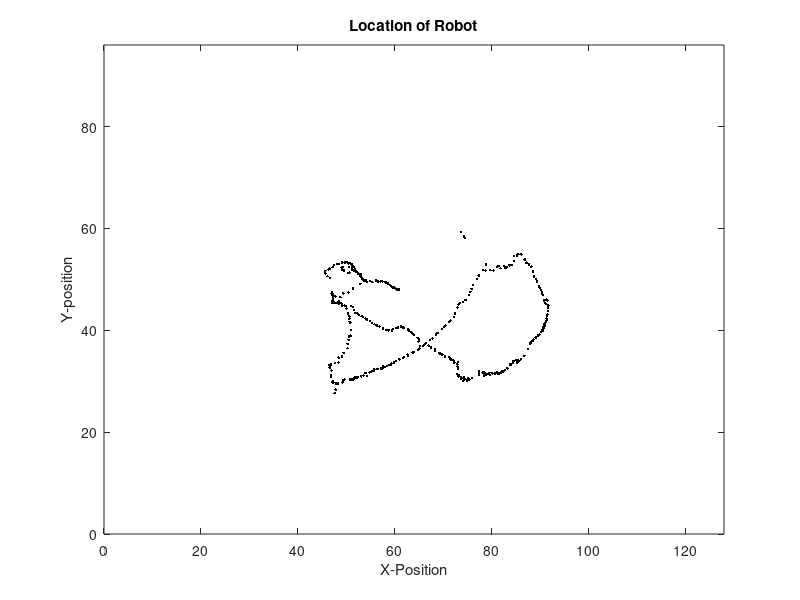
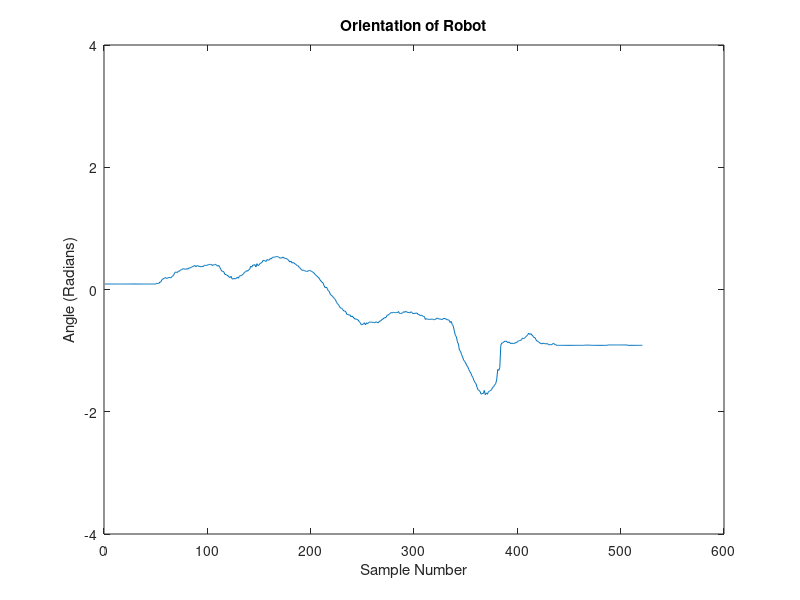

Recreate these plots in MATLAB, in order.
clear all;


load('C.mat');

%initialize by grabbing first data point
x(1)=rawStarData(1,1);
x(2)=rawStarData(1,2);
x(3)=rawStarData(1,3);
x(4)=rawStarData(1,4);
y(1)=rawStarData(1,5);
y(2)=rawStarData(1,6);
y(3)=rawStarData(1,7);
y(4)=rawStarData(1,8);


n=1; %data point index
p=1; %plotting point index
distmax=0; %max distance to find furthest stars;
distmin=1023; %min distance to find closest stars;
dcenter=0; %distance to center point
rcenterx=128/2; %rink center in x
rcentery=96/2; %rink center in y

%indexes of max and min distance points
far1=0;
far2=0;
close1=0;
close2=0;

%indexes of stars
top=0;
bottom=0;
left=0;
right=0;

%angles for calculations if top and bottom points not present
beta=0;
theta=0;


while (distmax==0)
    %grab data points until all stars are seen(less than 1023)
    if ((x(1) < 1023) && (x(2)< 1023) && (x(3) < 1023) && (x(4) < 1023))
        
        %find max and min distance and store the indexes
        for i=1:4
            for j=(i+1):4
                dist=sqrt(((x(i)-x(j))^2)+((y(i)-y(j))^2));
                if (dist>distmax)
                    distmax=dist;
                    far1=i;
                    far2=j;
                    dcenter=dist/2;
                end
                if (dist<distmin)
                    distmin=dist;
                    close1=i;
                    close2=j;
                end
            end
        end
        n=n+1;
        
        %figure out which stars are which by comparing max and min distance
        %indexes
        if (far1==close1)
            top=far1;
            bottom=far2;
            right=close2;
            %left + top + bottom + right = 1 + 2 + 3 + 4 = 10
            left=10 - top - bottom - right;
        elseif (far1==close2)
            top=far1;
            bottom=far2;
            right=close1;
            left=10 - top - bottom - right;
        elseif (far2==close1)
            top=far2;
            bottom=far1;
            right=close2;
            left=10 - top - bottom - right;
        else
            top=far2;
            bottom=far1;
            right=close1;
            left=10 - top - bottom - right;
        end
    else
        n=n+1;
        x(1)=rawStarData(n,1);
        x(2)=rawStarData(n,2);
        x(3)=rawStarData(n,3);
        x(4)=rawStarData(n,4);
        y(1)=rawStarData(n,5);
        y(2)=rawStarData(n,6);
        y(3)=rawStarData(n,7);
        y(4)=rawStarData(n,8);
        
    end
end


for i=n:size(rawStarData)
    x(1)=rawStarData(n,1);
    x(2)=rawStarData(n,2);
    x(3)=rawStarData(n,3);
    x(4)=rawStarData(n,4);
    y(1)=rawStarData(n,5);
    y(2)=rawStarData(n,6);
    y(3)=rawStarData(n,7);
    y(4)=rawStarData(n,8);
    n=n+1;
    
    %recalculate indexes if more than 1 star is lost
    if(distmax==0)
        if ((x(1) < 1023) && (x(2)< 1023) && (x(3) < 1023) && (x(4) < 1023))
            
            %find max and min distance and store the indexes
            for i=1:4
                for j=(i+1):4
                    dist=sqrt(((x(i)-x(j))^2)+((y(i)-y(j))^2));
                    if (dist>distmax)
                        distmax=dist;
                        far1=i;
                        far2=j;
                        dcenter=dist/2;
                    end
                    if (dist<distmin)
                        distmin=dist;
                        close1=i;
                        close2=j;
                    end
                end
            end
            
            %figure out which stars are which by comparing max and min distance
            %indexes
            if (far1==close1)
                top=far1;
                bottom=far2;
                right=close2;
                %left + top + bottom + right = 1 + 2 + 3 + 4 = 10
                left=10 - top - bottom - right;
            elseif (far1==close2)
                top=far1;
                bottom=far2;
                right=close1;
                left=10 - top - bottom - right;
            elseif (far2==close1)
                top=far2;
                bottom=far1;
                right=close2;
                left=10 - top - bottom - right;
            else
                top=far2;
                bottom=far1;
                right=close1;
                left=10 - top - bottom - right;
            end
            
        else
            x(1)=1023;
            x(2)=1023;
            x(3)=1023;
            x(4)=1023;
        end
    end
    
    %cover all possible combinations of two stars to find position and
    %orientation
    if ((x(top) < 1023) && (x(bottom) < 1023))
        %calculate and store pixel-space position (midpoint of top and
        %bottom)
        posx(p)=((128/1023)*((x(top)+x(bottom))/2))-rcenterx;
        posy(p)=((96/1023)*((y(top)+y(bottom))/2))-rcentery;
        
        %calculate and store angle
        angle(p)=atan2(x(top)-x(bottom),y(top)-y(bottom));
        phi=-atan2(posy(p),posx(p));
        
        
        r=sqrt((posx(p)^2)+(posy(p)^2));
        
        realx(p)=rcenterx-r*cos(angle(p)-phi);
        realy(p)=rcentery+r*sin(angle(p)-phi);
       

        p=p+1;
     
    %use any combination of 2 points to find position and angle    
    elseif ((x(top) < 1023) && (x(left) < 1023))
        beta=atan2(x(top)-x(left),y(top)-y(left));
        theta=atan2(14.5-2.483,10.563);
        posx(p)=rcenterx-(128/1023)*(x(top)-dcenter*sin(theta-beta));
        posy(p)=rcentery-(96/1023)*(y(top)+0.5*dcenter*cos(theta-beta));
        
        angle(p)=theta+beta;
        phi=-atan2(posy(p),posx(p));
        
        r=sqrt((posx(p)^2)+(posy(p)^2));
        
        realx(p)=rcenterx-r*cos(angle(p)-phi);
        realy(p)=rcentery-r*sin(angle(p)-phi);

        p=p+1;
        
        disp('1');        
        
        
    elseif ((x(top) < 1023) && (x(right) < 1023))
        beta=atan2(x(top)-x(right),y(top)-y(right));
        theta=atan2(11.655,14.5+8.741);
        posx(p)=rcenterx-(128/1023)*(x(top)+0.5*dcenter*sin(theta-beta));
        posy(p)=rcentery-(96/1023)*(y(top)-0.5*dcenter*cos(theta-beta));
        
        angle(p)=-theta-beta;
        phi=-atan2(posy(p),posx(p));
        
        r=sqrt((posx(p)^2)+(posy(p)^2));
        
        realx(p)=rcenterx-r*cos(angle(p)-phi);
        realy(p)=rcentery-r*sin(angle(p)-phi);
        
        p=p+1;
        
        disp('2');
        
    elseif ((x(bottom) < 1023) && (x(left) < 1023))
        beta=atan2(x(bottom)-x(left),y(bottom)-y(left));
        theta=atan2(10.563,14.5+2.483);
        posx(p)=rcenterx-(128/1023)*(x(bottom)+dcenter*sin(theta-beta));
        posy(p)=rcentery-(96/1023)*(y(bottom)-dcenter*cos(theta-beta));
        
        angle(p)=(3.14/2)+theta-beta;
        phi=-atan2(posy(p),posx(p));
        
        r=sqrt((posx(p)^2)+(posy(p)^2));
        
        realx(p)=rcenterx-r*cos(angle(p)-phi);
        realy(p)=rcentery-r*sin(angle(p)-phi);
        
        p=p+1;
        
        disp('3');
        
    elseif ((x(bottom) < 1023) && (x(right) < 1023))
        beta=atan2(x(bottom)-x(right),y(bottom)-y(right));
        theta=atan2(11.655,14.5-8.741);
        posx(p)=rcenterx-(128/1023)*(x(bottom)+0.5*dcenter*sin(theta-beta));
        posy(p)=rcentery-(96/1023)*(y(bottom)-0.5*dcenter*cos(theta-beta));
        
        angle(p)=theta-beta;
        phi=-atan2(posy(p),posx(p));
        
        r=sqrt((posx(p)^2)+(posy(p)^2));
        
        realx(p)=rcenterx-r*cos(angle(p)-phi);
        realy(p)=rcentery-r*sin(angle(p)-phi);
        
        p=p+1;
        
        disp('4');        
        
    end
    
    %find out how many stars are left
    nostar=0;
    for i=1:4
        if (x(i) == 1023)
            nostar=nostar+1;
        end
    end
    
    %if more than one star is lost, recalibrate
    if (nostar > 1)
        distmax = 0;
    end
    
end


plot(realx,realy,'k.');
title('Location of Robot');
axis([0 128 0 96]);
xlabel('X-Position');
ylabel('Y-position');



figure;
f=1:(p-1);
plot(f,angle);
title('Orientation of Robot');
xlabel('Sample Number');
ylabel('Angle (Radians)');
ylim([-4 4]);






    






    
    
    
    
    

